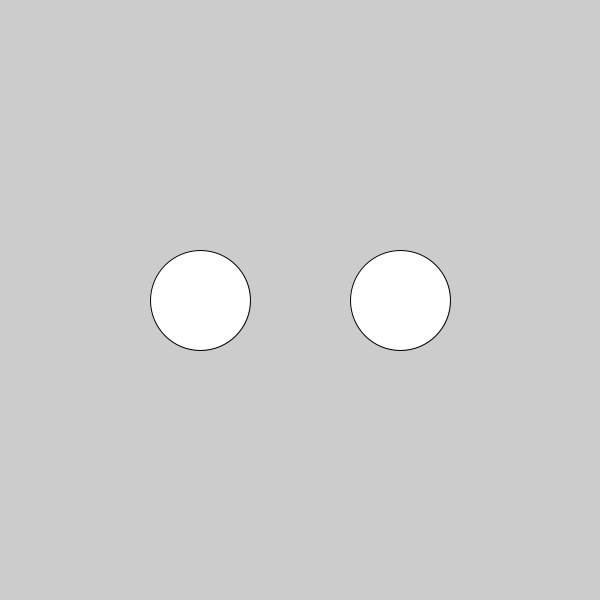
Frame 1 (no input)
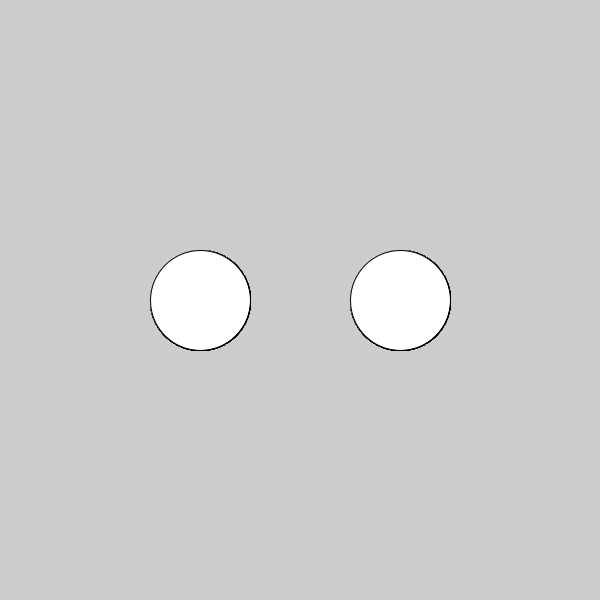
Frame 60 (the mouse pressed at the canvas centre just before this capture)
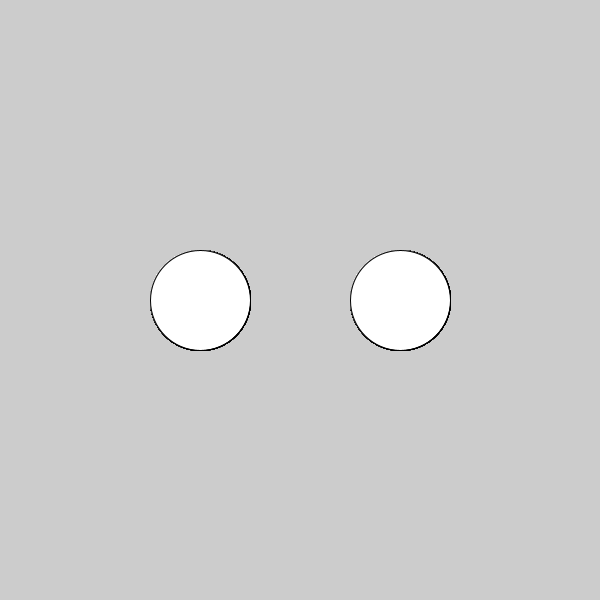
Frame 120 (the mouse held since frame 60 and released just before this capture)

The Processing sketch that drew these frames (run headless with seeded random() and noise(); from frame 60 on, the mouse is pressed at the canvas centre):

// Processing sketch: w03d_rewriting_dist
// ── w03d_rewriting_dist.pde
// code 1 week 3
// bryan ma

//  this code defines custom function getDistance that acts 
//  more or less the same as the Processing dist() function does.

float ellipse1x;
float ellipse1y;

float ellipse2x;
float ellipse2y;

void setup() {
  size(600, 600);
  
  ellipse1x = width/3;
  ellipse1y = height/2;
  
  ellipse2x = 2 * width/3;
  ellipse2y = height/2;
}

void draw() {
  if (getDistance(mouseX, mouseY, ellipse1x, ellipse1y) < 50) {
    background(100, 130, 160);
  }
  
  if (dist(mouseX, mouseY, ellipse2x, ellipse2y) < 50) {
    background(150, 100, 120);
  }
  
  fill(255);
  ellipse(ellipse1x, ellipse1y, 100, 100);
  ellipse(ellipse2x, ellipse2y, 100, 100);
}

float getDistance(float x1, float y1, float x2, float y2) {
  float xd = x1 - x2;
  float yd = y1 - y2;
  xd = sq(xd);
  yd = sq(yd);
  float result = sqrt(xd + yd);
  return result;
}
